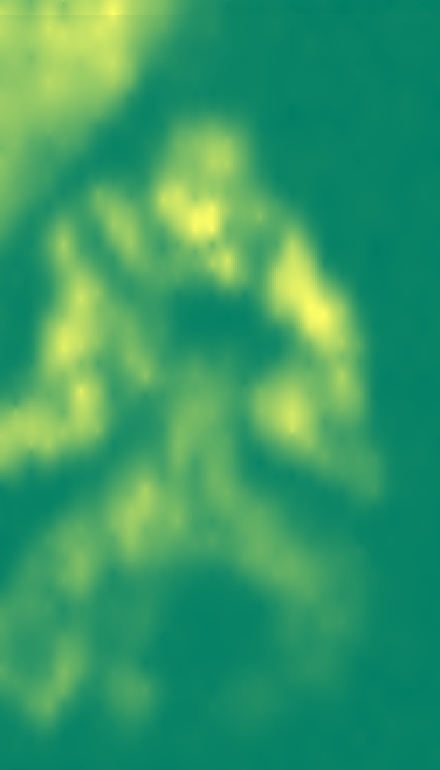
#> input picture man/input_data/interpolation.png, 880 x 1540 px (shown at 1/2 size)
$ python draw_images.py
#> lines starting #> are read from the running program, lines starting #| are printed output that depends on the picture
#> in main, Image_rgb is the input picture: shape (1540, 880, 4); mean R, G, B, A 55.5, 155, 102, 255
# Copyright (c) 2022, 2023 Domingo Martin Perandrés (dmartin@ugr.es)
#
# Permission is hereby granted, free of charge, to any person obtaining a copy of this program, to deal in the program without restriction, including without limitation the rights to use, copy, modify, merge, publish and distribute.
#
# The above copyright notice and this permission notice shall be included in all copies or substantial portions of the Software.
#
# THE SOFTWARE IS PROVIDED "AS IS", WITHOUT WARRANTY OF ANY KIND, EXPRESS OR IMPLIED, INCLUDING BUT NOT LIMITED TO THE WARRANTIES OF MERCHANTABILITY, FITNESS FOR A PARTICULAR PURPOSE AND NONINFRINGEMENT. IN NO EVENT SHALL THE AUTHORS OR COPYRIGHT HOLDERS BE LIABLE FOR ANY CLAIM, DAMAGES OR OTHER LIABILITY, WHETHER IN AN ACTION OF CONTRACT, TORT OR OTHERWISE, ARISING FROM, OUT OF OR IN CONNECTION WITH THE SOFTWARE OR THE USE OR OTHER DEALINGS IN THE SOFTWARE.
#
# The data of "The Man" can be freely downloaded (https://doi.org/10.25573/data.14588262)
#
# The data of "The Transfiguration" must be requested to mrblanc@ugr.es.

import matplotlib.pyplot as plt
import matplotlib.image as mpimg
from matplotlib import cm
import numpy as np
from skimage import io, color
from skimage.transform import rescale
import random
from mpl_toolkits.axes_grid1 import make_axes_locatable
from matplotlib.colors import ListedColormap, LinearSegmentedColormap
import os
from matplotlib import tight_bbox
import matplotlib as mpl

# colormap for color blind people
cdict = {'red':   [[0.0,  100/255, 100/255],
                   [0.25,  120/255, 120/255],
                   [0.5,  220/255, 220/255],
                   [0.75,  254/255, 254/255],
                   [1.0,  1, 1]],
         'green': [[0.0,  143/255, 143/255],
                   [0.25,  94/255, 94/255],
                   [0.5,  38/255, 38/255],
                   [0.75,  97/255, 97/255],
                   [1.0,  176/255, 176/255]],
         'blue':  [[0.0,  1.0, 1.0],
                   [0.25,  240/255, 240/255],
                   [0.5,  127/255, 127/255],
                   [0.75,  0, 0],
                   [1.0,  0, 0]]}

Blindcmp = LinearSegmentedColormap('testCmap', segmentdata=cdict, N=256)

# colormap
# Map='rainbow'
Map=Blindcmp

# Parameters
Save=True
Num_points=1314
Output_folder="output_data/auxiliar_images"

# Input image: 'ORIGINAL','ORIGINAL_UNSATURATED','MAP'
Input_image='MAP'

# draw mode: "ORIGINAL","POSITIONS","SELECTED_POSITIONS","UNSELECTED_POSITIONS_WITH_ERROR"
Draw_mode="UNSELECTED_POSITIONS_WITH_ERROR"

# draw ticks in graph
Draw_ticks_labels=False

# output type
File_type='.png'

# output density
dpi=100
# pixels
Output_max_size=2000

def read_positions(File_name):
#> called with File_name = 'input_data/positions.txt'
    File_in = open(File_name, "r")
#> (reads man/input_data/positions.txt from the repository)
    Lines = [Line for Line in File_in]

    # Hidth
    Line = Lines[0]
    Line = Line.rstrip()
    Tokens = Line.split(";")
    Width = float(Tokens[1])

    # Height
    Line = Lines[1]
    Line = Line.rstrip()
    Tokens = Line.split(";")
    Height = float(Tokens[1])

    Vec_pos = []
    Coordinates_x = []
    Coordinates_y = []
    for i in range(3, len(Lines)):
        Line = Lines[i]
        if Line != "":
            # print(Line)
            Line = Line.rstrip()
            Tokens = Line.split(";")
            Vec_pos.append(int(Tokens[0]) - 1)
            Coordinates_x.append(float(Tokens[1]) / float(Width - 1))
            Coordinates_y.append(float(Tokens[2]) / float(Height - 1))

    File_in.close()

    # print("X=",Coordinates_x)

    return Width, Height, Vec_pos, Coordinates_x, Coordinates_y


def get_random_positions(Num_positions, Num_total_positions):
#> called with Num_positions = 50, Num_total_positions = 1314
    if Num_positions == Num_total_positions:
        Valid = [True] * Num_total_positions
        Selected_pos = [i for i in range(Num_total_positions)]
        return Valid, Selected_pos

    else:
        Valid = [False] * Num_total_positions

        Selected_pos = [0] * Num_positions

        Num_pos = 0
        while Num_pos < Num_positions:
            Pos = random.randint(0, Num_total_positions - 1)
            if Valid[Pos] == False:
                Valid[Pos] = True
                Selected_pos[Num_pos] = Pos
                Num_pos = Num_pos + 1

        return Valid, Selected_pos

def full_frame(width=None, height=None):
    import matplotlib as mpl
    mpl.rcParams['savefig.pad_inches'] = 0
    figsize = None if width is None else (width, height)
    fig = plt.figure(figsize=figsize)
    ax = plt.axes([0,0,1,1], frameon=False)
    ax.get_xaxis().set_visible(False)
    ax.get_yaxis().set_visible(False)
    plt.autoscale(tight=True)


def draw_result(File_name,Image_rgb,Num_selected_points,Valid,Coordinates_x,Coordinates_y):
#> called with Num_selected_points = 50
    Height1, Width1, Depth = Image_rgb.shape
#> Height1 = 1540; Width1 = 880; Depth = 4

    if (Num_selected_points==Num_points):
        Selected_x=[Coordinates_x[i]*float(Width1) for i in range(Num_points)]
        Selected_y = [Coordinates_y[i] * float(Height1) for i in range(Num_points)]
    else:
        Selected_x = [0]*Num_selected_points
        Selected_y = [0]*Num_selected_points
        Unselected_x = [0] * (Num_points-Num_selected_points)
        Unselected_y = [0] * (Num_points-Num_selected_points)
        Error = [0.0] * (Num_points-Num_selected_points)

        Pos_selected=0
        Pos_unselected=0
        for i in range(Num_points):
            if Valid[i]==True:
                Selected_x[Pos_selected]=int(round(Coordinates_x[i]*float(Width1-1)))
                Selected_y[Pos_selected]=int(round(Coordinates_y[i]*float(Height1-1)))
                Pos_selected=Pos_selected+1
            else:
                Unselected_x[Pos_unselected] = int(round(Coordinates_x[i] * float(Width1 - 1)))
                Unselected_y[Pos_unselected] = int(round(Coordinates_y[i] * float(Height1 - 1)))
                Error[Pos_unselected]=random.random()*0.5
                Pos_unselected = Pos_unselected + 1
#> after the loop, Pos_selected = 50; Pos_unselected = 1264; Selected_x = 50 values from 0 to 879; Unselected_x = 1264 values from 0 to 879

    if Height1>Width1:
        Height_aux=Output_max_size/dpi;
        Width_aux=Height_aux*(float(Height1) / float(Width1))
#> Width_aux = 35
    else:
        Width_aux = Output_max_size / dpi;
        Height_aux = Width_aux * (float(Height1) / float(Width1))

    fig, ax = plt.subplots(1, 1, figsize=(Width_aux,Height_aux))

    img_plot = plt.imshow(Image_rgb)

    # remove ticks and labels
    if Draw_ticks_labels==False:
        ax.axes.xaxis.set_visible(False)
        ax.axes.yaxis.set_visible(False)

    if Draw_mode == "POSITIONS":
        plt.scatter(Selected_x, Selected_y, c='red', marker='x')
    elif Draw_mode == "SELECTED_POSITIONS":
        plt.scatter(Selected_x, Selected_y, c='black', marker='o')
    elif Draw_mode == "UNSELECTED_POSITIONS_WITH_ERROR":
        plt.scatter(Unselected_x, Unselected_y, c=Error, marker='s', vmin=0, vmax=1, cmap=Map)

        # create an axes on the right side of ax. The width of cax will be 5%
        # of ax and the padding between cax and ax will be fixed at 0.05 inch.
        ax = plt.gca()
        divider = make_axes_locatable(ax)
        cax = divider.append_axes("right", size="5%", pad=0.25)
        plt.colorbar(cm.ScalarMappable(cmap=Map), ax=ax, cax=cax)

    if Save == False:
        plt.show()
    else:
        plt.savefig(File_name,bbox_inches='tight',transparent=True,pad_inches = 0,dpi=dpi)
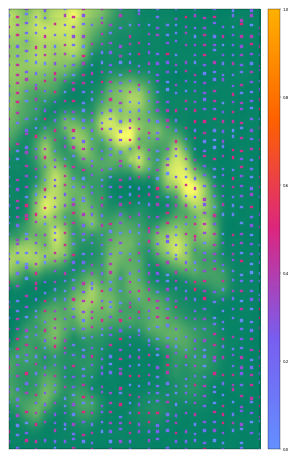
#> figure drawn by matplotlib, 2 panels
        plt.close()


def main():
    print("Working")

    if os.path.isdir(Output_folder) == False:
        os.mkdir(Output_folder)

    if Input_image == 'ORIGINAL':
        Image_rgb = io.imread("input_data/vis_visible.png")
    elif Input_image == 'ORIGINAL_UNSATURATED':
        Image_rgb = io.imread("input_data/vis_visible_small_desaturated.png")
    elif Input_image == 'MAP':
        Image_rgb = io.imread("input_data/interpolation.png")

    # positions
    Width, Height, Vec_pos, Coordinates_x, Coordinates_y = read_positions("input_data/positions.txt")

    random.seed(2022)

    if Draw_mode=='ORIGINAL':
        Num_selected_points = Num_points
        File_name = "original"
    elif Draw_mode == 'POSITIONS':
        Num_selected_points = Num_points
        File_name = "original_plus_positions"
    elif Draw_mode == 'SELECTED_POSITIONS':
        Num_selected_points = 50
        File_name = "selected_positions"
    elif Draw_mode == 'UNSELECTED_POSITIONS_WITH_ERROR':
        Num_selected_points = 50
        File_name = "unselected_positions"

    File_name = Output_folder + '/' + File_name + File_type

    print('File name=',File_name)

    Valid, Selected_pos=get_random_positions(Num_selected_points, Num_points)

    draw_result(File_name,Image_rgb,Num_selected_points,Valid,Coordinates_x,Coordinates_y)

if __name__ == "__main__":
    main()
